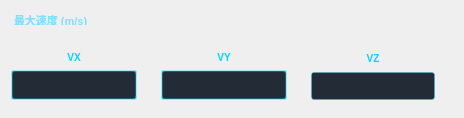
                     <widget class="QWidget" name="maxVelRow" native="true">
                      <property name="maximumSize">
                       <size>
                        <width>16777215</width>
                        <height>150</height>
                       </size>
                      </property>
                      <layout class="QVBoxLayout" name="verticalLayout_8">
                       <property name="topMargin">
                        <number>11</number>
                       </property>
                       <property name="bottomMargin">
                        <number>0</number>
                       </property>
                       <item>
                        <widget class="QLabel" name="maxVelLabel">
                         <property name="maximumSize">
                          <size>
                           <width>16777215</width>
                           <height>16</height>
                          </size>
                         </property>
                         <property name="styleSheet">
                          <string notr="true">QLabel#maxVelLabel,
QLabel#maxAccLabel,
QLabel#maxJerkLabel {
    color: rgba(110, 220, 255, 220);
    font-size: 11px;
    font-weight: 600;
    background-color: transparent;
    border: none;
    padding-top: 4px;
    padding-bottom: 2px;
}</string>
                         </property>
                         <property name="text">
                          <string>最大速度 (m/s)</string>
                         </property>
                         <property name="margin">
                          <number>0</number>
                         </property>
                        </widget>
                       </item>
                       <item>
                        <widget class="QWidget" name="vxItem" native="true">
                         <property name="sizePolicy">
                          <sizepolicy hsizetype="Expanding" vsizetype="Preferred">
                           <horstretch>0</horstretch>
                           <verstretch>0</verstretch>
                          </sizepolicy>
                         </property>
                         <layout class="QHBoxLayout" name="horizontalLayout_7">
                          <property name="leftMargin">
                           <number>0</number>
                          </property>
                          <item>
                           <widget class="QWidget" name="VXwidget" native="true">
                            <property name="minimumSize">
                             <size>
                              <width>80</width>
                              <height>0</height>
                             </size>
                            </property>
                            <layout class="QVBoxLayout" name="verticalLayout_18">
                             <property name="leftMargin">
                              <number>0</number>
                             </property>
                             <item>
                              <widget class="QLabel" name="VXlabel">
                               <property name="styleSheet">
                                <string notr="true">QLabel#VXlabel{
    color: rgb(0, 212, 255);
    font-size: 10px;
    font-weight: 600;
    background: transparent;
    border: none;
}</string>
                               </property>
                               <property name="text">
                                <string>VX</string>
                               </property>
                               <property name="alignment">
                                <set>Qt::AlignCenter</set>
                               </property>
                              </widget>
                             </item>
                             <item>
                              <widget class="QLineEdit" name="VXlineEdit">
                               <property name="styleSheet">
                                <string notr="true">/* 1. 默认状态：保持你的原样 */
QLineEdit#VXlineEdit {
    min-height: 26px; 
    background-color: rgba(2, 12, 24, 220); 
    color: white; 
    border: 2px solid rgba(0, 212, 255, 80); 
    border-radius: 3px; 
    padding: 0 8px;
}

/* 2. 获得焦点时：保持你的原样 */
QLineEdit#VXlineEdit:focus {
    border: 2px solid rgb(0, 212, 255);
}

/* 【新增】3. 错误状态：当 error 属性为 true 时，边框变红，背景稍微变深以示警告 */
QLineEdit#VXlineEdit[error=&quot;true&quot;] {
    border: 2px solid rgb(255, 0, 0);  /* 红色加粗边框 */
    background-color: rgba(20, 0, 0, 220); /* 背景微红，增强警示感 */
}

/* 【新增】4. 错误状态且获得焦点：用户正在修改错误的输入，保持红色边框提醒 */
QLineEdit#VXlineEdit[error=&quot;true&quot;]:focus {
    border: 2px solid rgb(255, 50, 50);
}</string>
                               </property>
                               <property name="placeholderText">
                                <string/>
                               </property>
                              </widget>
                             </item>
                            </layout>
                           </widget>
                          </item>
                          <item>
                           <widget class="QWidget" name="VYwidget" native="true">
                            <property name="minimumSize">
                             <size>
                              <width>80</width>
                              <height>0</height>
                             </size>
                            </property>
                            <layout class="QVBoxLayout" name="verticalLayout_20">
                             <item>
                              <widget class="QLabel" name="VYlabel">
                               <property name="styleSheet">
                                <string notr="true">QLabel#VYlabel{
    color: rgb(0, 212, 255);
    font-size: 10px;
    font-weight: 600;
    background: transparent;
    border: none;
}</string>
                               </property>
                               <property name="text">
                                <string>VY</string>
                               </property>
                               <property name="alignment">
                                <set>Qt::AlignCenter</set>
                               </property>
                              </widget>
                             </item>
                             <item>
                              <widget class="QLineEdit" name="VYlineEdit">
                               <property name="minimumSize">
                                <size>
                                 <width>69</width>
                                 <height>30</height>
                                </size>
                               </property>
                               <property name="styleSheet">
                                <string notr="true">/* 1. 默认状态：保持你的原样 */
QLineEdit#VYlineEdit {
    min-height: 26px; 
    background-color: rgba(2, 12, 24, 220); 
    color: white; 
    border: 2px solid rgba(0, 212, 255, 80); 
    border-radius: 3px; 
    padding: 0 8px;
}

/* 2. 获得焦点时：保持你的原样 */
QLineEdit#VYlineEdit:focus {
    border: 2px solid rgb(0, 212, 255);
}

/* 【新增】3. 错误状态：当 error 属性为 true 时，边框变红，背景稍微变深以示警告 */
QLineEdit#VYlineEdit[error=&quot;true&quot;] {
    border: 2px solid rgb(255, 0, 0);  /* 红色加粗边框 */
    background-color: rgba(20, 0, 0, 220); /* 背景微红，增强警示感 */
}

/* 【新增】4. 错误状态且获得焦点：用户正在修改错误的输入，保持红色边框提醒 */
QLineEdit#VYlineEdit[error=&quot;true&quot;]:focus {
    border: 2px solid rgb(255, 50, 50);
}</string>
                               </property>
                               <property name="placeholderText">
                                <string/>
                               </property>
                              </widget>
                             </item>
                            </layout>
                           </widget>
                          </item>
                          <item>
                           <widget class="QWidget" name="VZwidget" native="true">
                            <property name="minimumSize">
                             <size>
                              <width>80</width>
                              <height>0</height>
                             </size>
                            </property>
                            <layout class="QVBoxLayout" name="verticalLayout_21">
                             <item>
                              <widget class="QLabel" name="VZlabel">
                               <property name="styleSheet">
                                <string notr="true">QLabel#VZlabel {
    color: rgb(0, 212, 255);
    font-size: 10px;
    font-weight: 600;
    background: transparent;
    border: none;
}</string>
                               </property>
                               <property name="text">
                                <string>VZ</string>
                               </property>
                               <property name="alignment">
                                <set>Qt::AlignCenter</set>
                               </property>
                              </widget>
                             </item>
                             <item>
                              <widget class="QLineEdit" name="VZlineEdit">
                               <property name="minimumSize">
                                <size>
                                 <width>69</width>
                                 <height>28</height>
                                </size>
                               </property>
                               <property name="styleSheet">
                                <string notr="true">/* 1. 默认状态：保持你的原样 */
QLineEdit#VZlineEdit {
    min-height: 26px; 
    background-color: rgba(2, 12, 24, 220); 
    color: white; 
    border: 1px solid rgba(0, 212, 255, 80); 
    border-radius: 3px; 
    padding: 0 8px;
}

/* 2. 获得焦点时：保持你的原样 */
QLineEdit#VZlineEdit:focus {
    border: 1px solid rgb(0, 212, 255);
}

/* 【新增】3. 错误状态：当 error 属性为 true 时，边框变红，背景稍微变深以示警告 */
QLineEdit#VZlineEdit[error=&quot;true&quot;] {
    border: 2px solid rgb(255, 0, 0);  /* 红色加粗边框 */
    background-color: rgba(20, 0, 0, 220); /* 背景微红，增强警示感 */
}

/* 【新增】4. 错误状态且获得焦点：用户正在修改错误的输入，保持红色边框提醒 */
QLineEdit#VZlineEdit[error=&quot;true&quot;]:focus {
    border: 2px solid rgb(255, 50, 50);
}</string>
                               </property>
                               <property name="placeholderText">
                                <string/>
                               </property>
                              </widget>
                             </item>
                            </layout>
                           </widget>
                          </item>
                         </layout>
                        </widget>
                       </item>
                      </layout>
                     </widget>
